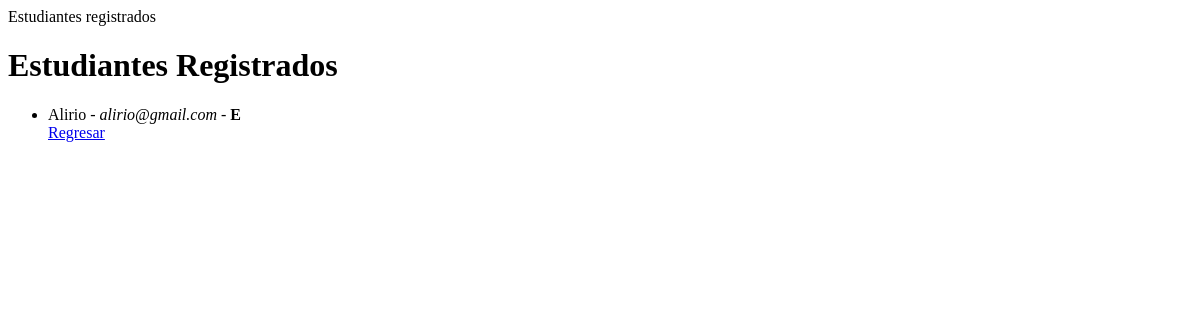
/visualizarestudiante/ (signed in), run on an earlier commit of the app's database.
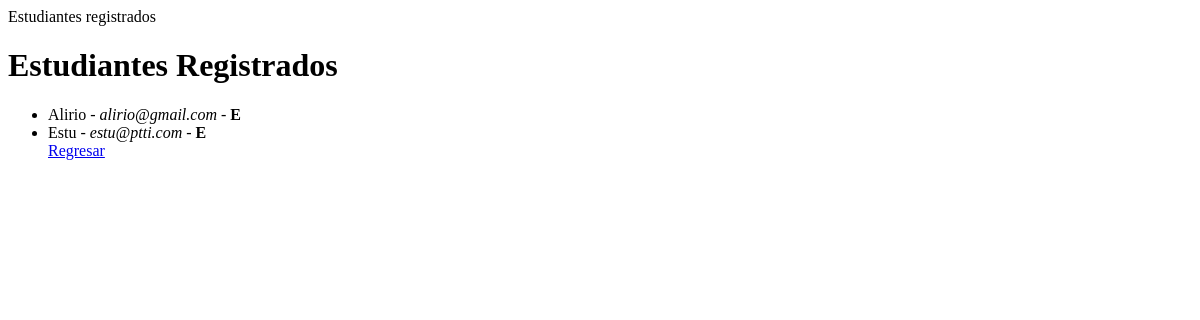
And on a later commit of the database.
### ptti/models.py (models this page shows)
class Usuario(AbstractUser):
	class Meta:
		db_table = 'auth_user'
	TIPO_USUARIO = (
		("A", "Administrador"),
		("S", "Sicologo"),
		("E", "Estudiante"),
	)
	TIPO_DE_DOCUMENTO = (
		("C.C", "Cedula de ciudadania"),
		("T.I", "Tarjeta de identidad"),
	)
	TIPO_DE_GENERO = (
		("M", "Masculino"),
		("F", "Femenino")
	)
	tipo_usuario = models.CharField(max_length=15, choices=TIPO_USUARIO)
	tipo_genero = models.CharField(max_length=10, choices=TIPO_DE_GENERO)
	tipo_documento = models.CharField(max_length=20, choices=TIPO_DE_DOCUMENTO)
	documento = models.CharField(max_length=10)
	direccion = models.CharField(max_length=20)
	telefono = models.CharField(max_length = 12)
	fecha_nacimiento = models.DateField(null=True, blank=True)

class Estudiante(Usuario):
	class Meta:
		verbose_name = "Estudiante"

class Usuario(AbstractUser):
	class Meta:
		db_table = 'auth_user'
	TIPO_USUARIO = (
		("A", "Administrador"),
		("S", "Sicologo"),
		("E", "Estudiante"),
	)
	TIPO_DE_DOCUMENTO = (
		("C.C", "Cedula de ciudadania"),
		("T.I", "Tarjeta de identidad"),
	)
	TIPO_DE_GENERO = (
		("M", "Masculino"),
		("F", "Femenino")
	)
	tipo_usuario = models.CharField(max_length=15, choices=TIPO_USUARIO)
	tipo_genero = models.CharField(max_length=10, choices=TIPO_DE_GENERO)
	tipo_documento = models.CharField(max_length=20, choices=TIPO_DE_DOCUMENTO)
	documento = models.CharField(max_length=10)
	direccion = models.CharField(max_length=20)
	telefono = models.CharField(max_length = 12)
	fecha_nacimiento = models.DateField(null=True, blank=True)

### ptti/views.py (the view)
# urls.py: url(r'^visualizarestudiante/$', visualizar_estudiante, name="visualizar_estudiante"),
@login_required(login_url='/login/')
def visualizar_estudiante(request):
    usuarios = Estudiante.objects.all()
    return render(request,'visualizar_estudiante.html',{'usuarios':usuarios})

### templates/visualizar_estudiante.html (shortened to what this page needs)
{% block encabezado %}
  <h1>Estudiantes Registrados</h1>
<ul>
	{% for dato in usuarios %}
  	<li>{{dato.username|capfirst}} - <em>{{dato.email}}</em> - <b>{{dato.tipo_usuario}}</b></li>
  	{% empty %}
  	<li>No hay usuarios registrados, aún.</li>
	{% endfor %}
	<a href="javascript:history.go(-1)">Regresar</a>
</ul>
{% endblock %}

What changed in the data, as far as the page shows it:
added Estudiante: username "Estu", email "estu@ptti.com", tipo_usuario "E"
